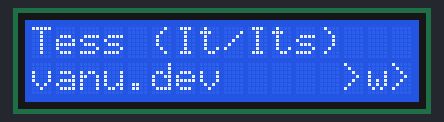
The program below on a simulated ESP32-S2. Parts: 16×2 character LCD.

Above: at 0.1 s.
At 1.1 s:
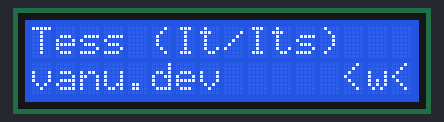
At 2.1 s:
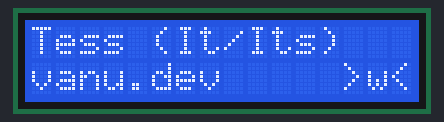
At 3.1 s:
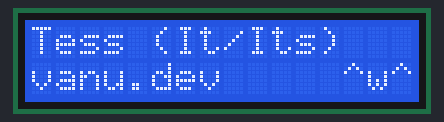
At 5.1 s:
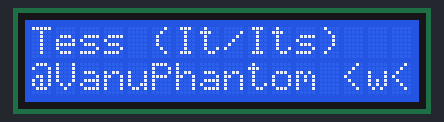
At 7.1 s:
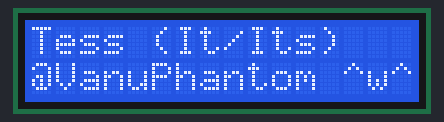

The program:

main.cpp
```cpp
#include <LiquidCrystal.h>
#include <Arduino.h>

LiquidCrystal LCD(35, 36, 37, 38, 39, 40);

void setup()
{
    LCD.begin(16, 2);
}

char BLURPS[4][3] = {{'>', 'w', '>'}, {'<', 'w', '<'}, {'>', 'w', '<'}, {'^', 'w', '^'}};

void kittyLoop()
{
    for (int i = 0; i < sizeof(BLURPS) / sizeof(BLURPS[0]); i++)
    {
        LCD.setCursor(13, 1);
        LCD.print(BLURPS[i]);
        delay(1000);
    }
}

char *MESSAGES[] = {"vanu.dev", "@VanuPhantom"};

void lowerLoop()
{
    for (int i = 0; i < sizeof(MESSAGES) / sizeof(char *); i++)
    {
        LCD.setCursor(0, 1);
        LCD.print(MESSAGES[i]);
        kittyLoop();
    }
}

void loop()
{
    LCD.clear();

    LCD.setCursor(0, 0);
    LCD.print("Tess (It/Its)");

    lowerLoop();
}
```

Measured:
- by itself, everything shown: repeats every 8.0 s, in 8 steps
- what the display in image 1 shows lasts 1.0 s, from 1.1 s to 2.1 s
